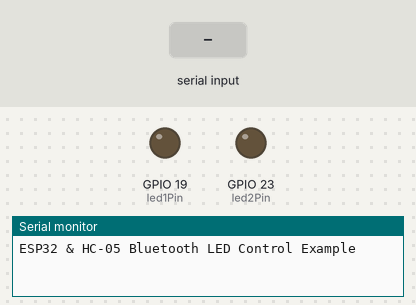
The sketch below on a simulated ESP32. Shown: output pins drawn as LEDs (lit = HIGH), the last lines printed to the serial monitor. Inputs (shaded band) come from the test bench.

Above: at 1.2 s.
1.3 s: "1" received over the second serial link
At 2.5 s:
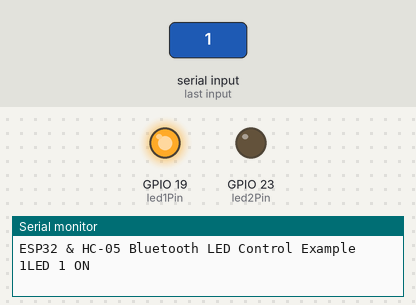
2.8 s: "3" received over the second serial link
At 4.0 s:
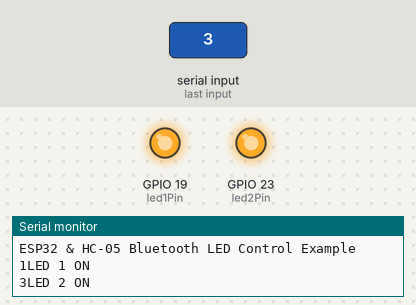
4.3 s: "2" received over the second serial link
At 5.4 s:
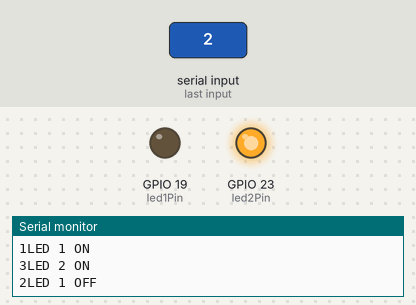
5.8 s: "4" received over the second serial link
At 6.8 s:
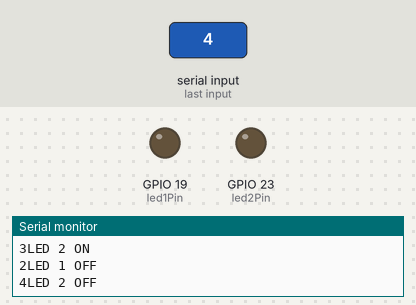
Timing chart, 0 to 8.3 s (numbered marks = the images above; inputs shaded):
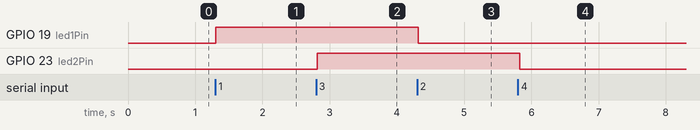

Measured:
- after the input at 1.3 s, GPIO 19 (led1Pin): LOW → HIGH at once
- after the input at 2.8 s, GPIO 23 (led2Pin): LOW → HIGH at once
- after the input at 4.3 s, GPIO 19 (led1Pin): HIGH → LOW at once
- after the input at 5.8 s, GPIO 23 (led2Pin): HIGH → LOW at once

The sketch:

ESp32_DUALcore_WITH_BT_External.ino
```cpp
#include <HardwareSerial.h>

// Use HardwareSerial port 2 (UART2)
HardwareSerial SerialBT(2);

// Define LED pins
const int led1Pin = 19; // LED 1 connected to GPIO 13
const int led2Pin = 23; // LED 2 connected to GPIO 14

void setup() {
  // Start the built-in Serial Monitor
  Serial.begin(115200);

  // Start the HC-05 Serial connection at 9600 baud rate
  SerialBT.begin(9600, SERIAL_8N1, 22, 21); // RX=16, TX=17

  // Set LED pins as outputs
  pinMode(led1Pin, OUTPUT);
  pinMode(led2Pin, OUTPUT);

  Serial.println("ESP32 & HC-05 Bluetooth LED Control Example");
}

void loop() {
  if (Serial.available()) {
    // Read from Serial Monitor and send to HC-05
    char c = Serial.read();
    SerialBT.write(c);
  }

  if (SerialBT.available()) {
    // Read from HC-05
    char c = SerialBT.read();
    Serial.write(c);

    // Control LEDs based on received character
    switch (c) {
      case '1':
        // Turn on LED 1
        digitalWrite(led1Pin, HIGH);
        Serial.println("LED 1 ON");
        break;
      case '2':
        // Turn off LED 1
        digitalWrite(led1Pin, LOW);
        Serial.println("LED 1 OFF");
        break;
      case '3':
        // Turn on LED 2
        digitalWrite(led2Pin, HIGH);
        Serial.println("LED 2 ON");
        break;
      case '4':
        // Turn off LED 2
        digitalWrite(led2Pin, LOW);
        Serial.println("LED 2 OFF");
        break;
      default:
        Serial.println("Invalid command");
        break;
    }
  }

  // Add a small delay to prevent reading the same character twice
  delay(50);
}
```
